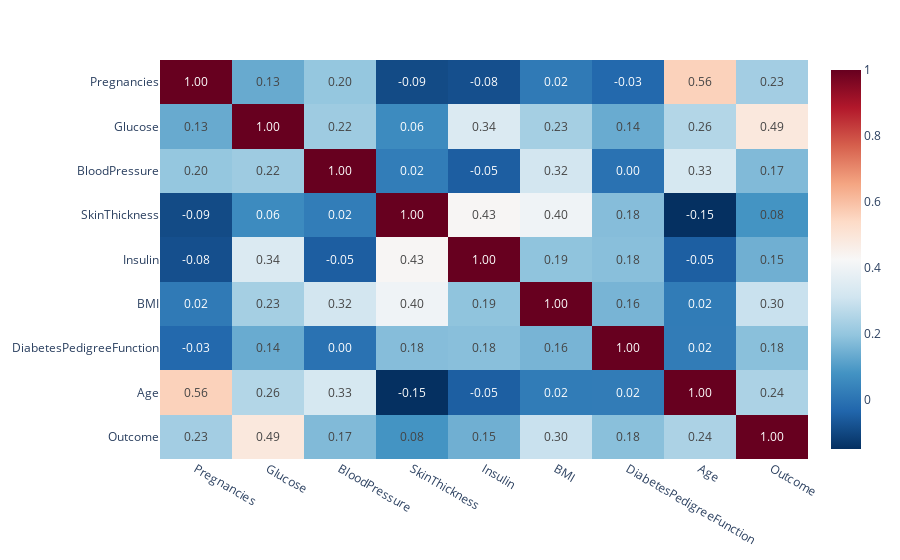

The notebook cell this image was saved under:
### Code cell
import plotly.express as px
plt.figure(figsize=(10,8))

fig = px.imshow(df.corr(), text_auto='.2f', aspect="auto", color_continuous_scale='RdBu_r')
fig.show()

### Figure 1 — Plotly figure (JSON) as saved in the notebook; plotly's stock layout.template omitted (floating-point values rounded to 4 significant figures)
{"data": [{"coloraxis": "coloraxis", "hovertemplate": "x: %{x}<br>y: %{y}<br>color: %{z}<extra></extra>", "name": "0", "texttemplate": "%{z:.2f}", "type": "heatmap", "x": ["Pregnancies", "Glucose", "BloodPressure", "SkinThickness", "Insulin", "BMI", "DiabetesPedigreeFunction", "Age", "Outcome"], "xaxis": "x", "y": ["Pregnancies", "Glucose", "BloodPressure", "SkinThickness", "Insulin", "BMI", "DiabetesPedigreeFunction", "Age", "Outcome"], "yaxis": "y", "z": [[1, 0.1345, 0.2026, -0.09115, -0.08127, 0.01773, -0.02649, 0.5608, 0.2266], [0.1345, 1, 0.2173, 0.06193, 0.342, 0.2311, 0.1362, 0.2557, 0.4887], [0.2026, 0.2173, 1, 0.02472, -0.05071, 0.3185, -0.002557, 0.3274, 0.1715], [-0.09115, 0.06193, 0.02472, 1, 0.434, 0.4023, 0.1789, -0.1481, 0.08285], [-0.08127, 0.342, -0.05071, 0.434, 1, 0.1931, 0.1833, -0.04788, 0.1467], [0.01773, 0.2311, 0.3185, 0.4023, 0.1931, 1, 0.1582, 0.02197, 0.2972], [-0.02649, 0.1362, -0.002557, 0.1789, 0.1833, 0.1582, 1, 0.0226, 0.1844], [0.5608, 0.2557, 0.3274, -0.1481, -0.04788, 0.02197, 0.0226, 1, 0.2433], [0.2266, 0.4887, 0.1715, 0.08285, 0.1467, 0.2972, 0.1844, 0.2433, 1]]}], "layout": {"coloraxis": {"colorscale": [[0, "rgb(5,48,97)"], [0.1, "rgb(33,102,172)"], [0.2, "rgb(67,147,195)"], [0.3, "rgb(146,197,222)"], [0.4, "rgb(209,229,240)"], [0.5, "rgb(247,247,247)"], [0.6, "rgb(253,219,199)"], [0.7, "rgb(244,165,130)"], [0.8, "rgb(214,96,77)"], [0.9, "rgb(178,24,43)"], [1, "rgb(103,0,31)"]]}, "margin": {"t": 60}, "xaxis": {"anchor": "y", "domain": [0, 1]}, "yaxis": {"anchor": "x", "autorange": "reversed", "domain": [0, 1]}}}
